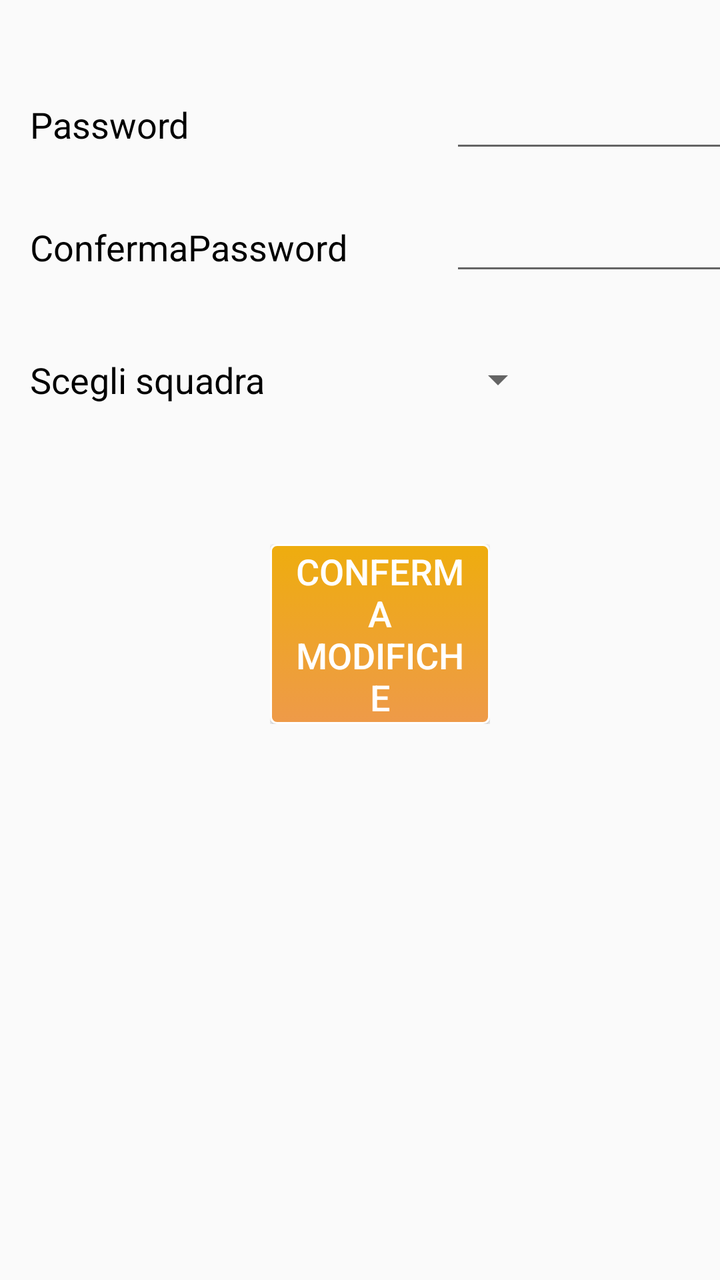
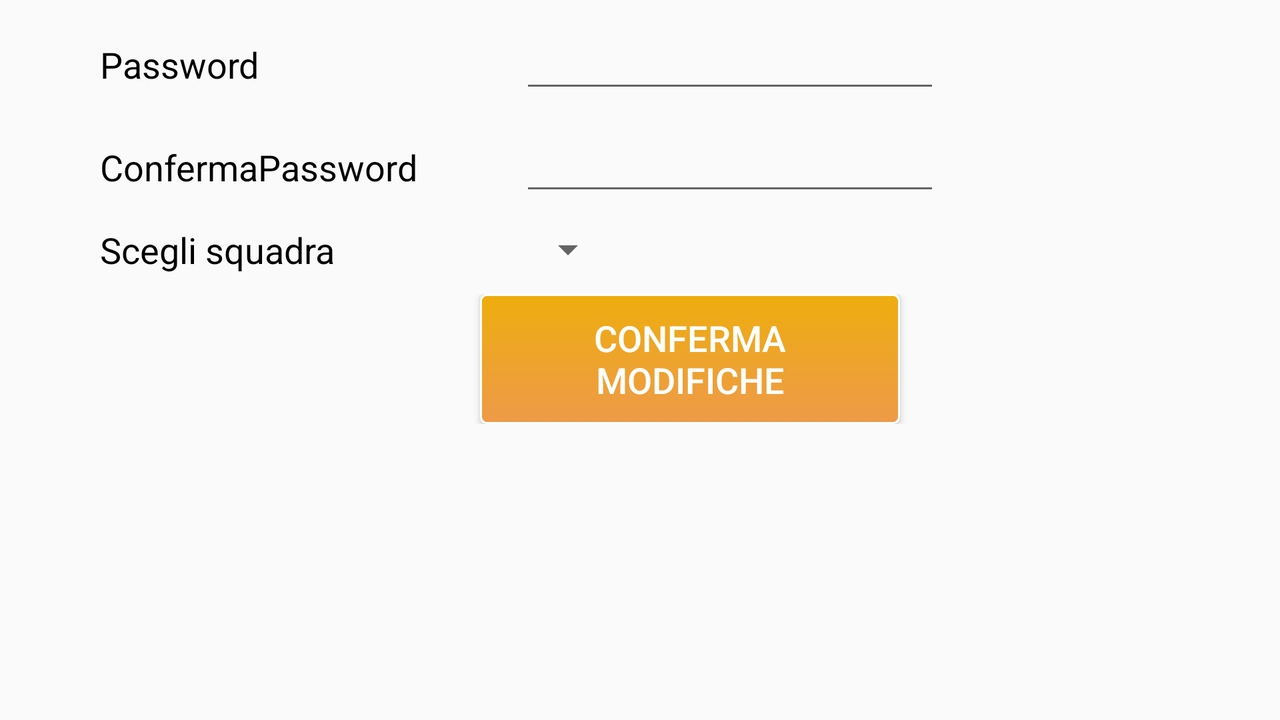

One screen, two layout resources from the same app: the default and the repository's alternative for another configuration. Each is rendered where Android would select it; the XML of both is given below.
<!-- AndroidManifest.xml: application theme FollowTeamTheme -->
<!-- res/layout/modificaprofilo.xml -->
<?xml version="1.0" encoding="utf-8"?>

<ScrollView xmlns:android="http://schemas.android.com/apk/res/android"
        android:id="@+id/scrollView1"
        android:layout_width="fill_parent"
        android:layout_height="fill_parent">
	<LinearLayout 
	    android:id="@+id/LinearLayout1"
	    android:layout_width="wrap_content"
	    android:layout_height="wrap_content"
	    android:layout_marginLeft="10dp"
	    android:layout_marginTop="40dp"
	    android:orientation="vertical"
	    android:layout_gravity="center_horizontal" >
	
	    <LinearLayout
	        android:id="@+id/LinearLayout2"
	        android:layout_width="wrap_content"
	        android:layout_height="wrap_content"
	        android:layout_marginBottom="20dp" >
	
	        <TextView
	            android:id="@+id/textViewPassword"
	            style="@style/MyEditText"
	            android:layout_width="wrap_content"
	            android:layout_height="wrap_content"
	            android:ems="10"
	            android:text="@string/passwordLabel" />
	
	        <EditText
	            android:id="@+id/confermaPassProfilo"
	            style="@style/MyEditText"
	            android:layout_width="wrap_content"
	            android:layout_height="wrap_content"
	            android:ems="10"
	            android:inputType="textPassword"/>
	    </LinearLayout>
	
	    <LinearLayout
	        android:id="@+id/LinearLayout3"
	        android:layout_width="wrap_content"
	        android:layout_height="wrap_content"
	        android:layout_marginBottom="35dp"
	        android:orientation="horizontal" >
	
	        <TextView
	            android:id="@+id/textViewConfermaPass"
	            style="@style/MyEditText"
	            android:layout_width="wrap_content"
	            android:layout_height="wrap_content"
	            android:ems="10"
	            android:text="@string/passwordLabelConferma" />
	
	        <EditText
	            android:id="@+id/modPassProfilo"
	            style="@style/MyEditText"
	            android:layout_width="wrap_content"
	            android:layout_height="wrap_content"
	            android:ems="10"
	            android:inputType="textPassword" />
	    </LinearLayout>
	
	    <LinearLayout
	        android:id="@+id/LinearLayout4"
	        android:layout_width="wrap_content"
	        android:layout_height="wrap_content"
	        android:layout_marginBottom="70dp"
	        android:orientation="horizontal" >
	
	        <TextView
	            android:id="@+id/modificaSquadraProfilo"
	            style="@style/MyEditText"
	            android:layout_width="wrap_content"
	            android:layout_height="wrap_content"
	            android:layout_gravity="center"
	            android:ems="10"
	            android:text="Scegli squadra" />
	
	        <Spinner
	            android:id="@+id/spinnerModificaProfilo"
	            android:layout_width="fill_parent"
	            android:layout_height="wrap_content"
	            android:layout_gravity="start" />
	    </LinearLayout>
	
	    <LinearLayout
	        android:id="@+id/LinearLayout5"
	        android:layout_width="wrap_content"
	        android:layout_height="wrap_content"
	        android:layout_marginBottom="35dp"
	        android:gravity="center"
	        android:layout_gravity="center" >
	
	        <Button
	            android:id="@+id/buttonConfermaModifica"
	            style="@style/button"
	            android:layout_width="110dp"
	            android:layout_height="90dp"
	            android:text="@string/buttonConfermaModifica" />
	    </LinearLayout>
	
	</LinearLayout>
</ScrollView>
<!-- resources referenced by this layout -->
<resources>
  <string name="buttonConfermaModifica">Conferma modifiche</string>
  <string name="passwordLabel">Password</string>
  <string name="passwordLabelConferma">ConfermaPassword</string>
  <style name="MyEditText">
          <item name="android:textColor">#000000</item>    
      </style>
  <style name="button">
          <item name="android:background">@drawable/mybutton</item>
  		<item name="android:layout_width">wrap_content</item>
          <item name="android:layout_height">wrap_content</item>
          <item name="android:paddingLeft">9sp</item>
          <item name="android:paddingRight">9sp</item>
         	<item name="android:textColor">#FFFFFF</item>
          <item name="android:textSize">18sp</item>
  		<item name="android:height">70sp</item>
  		<item name="android:width">100sp</item>
      </style>
  <style name="FollowTeamTheme" parent="@style/Theme.AppCompat.Light">
          <item name="android:actionBarStyle">@style/MyActionBar</item>
          <item name="android:textColor">#000000</item>
          <item name="android:textSize">18sp</item>
      </style>
  <!-- drawable mybutton (drawable-hdpi) -->
  <?xml version="1.0" encoding="utf-8"?>
  
  <selector xmlns:android="http://schemas.android.com/apk/res/android" >
   <item android:state_pressed="true" >
       <shape android:shape="rectangle"  >
           <corners android:radius="3dip" />
           <stroke android:width="1dip" android:color="#FFFFFF" />
           <gradient android:angle="-90" android:startColor="#8EE5EE" android:endColor="#7AC5CD"  />            
       </shape>
   </item>
  <item android:state_focused="true">
       <shape android:shape="rectangle"  >
           <corners android:radius="3dip" />
           <stroke android:width="1dip" android:color="#5e7974" />
           <solid android:color="#58857e"/>       
       </shape>
   </item>  
  <item >
      <shape android:shape="rectangle"  >
           <corners android:radius="3dip" />
           <stroke android:width="1dip" android:color="#FFFFFF" />
           <gradient android:angle="-90" android:startColor="#EEAD0E" android:endColor="#EE9A49" />            
       </shape>
   </item>
  </selector>
  <style name="MyActionBar" parent="@android:style/Widget.Holo.ActionBar">
          <item name="android:background">#7AC5CD</item>
          <item name="android:color">#FFFFFF</item>
      </style>
</resources>
<!-- res/layout-land/modificaprofilo.xml (the repository's variant of the layout above) -->
<!-- drawn on the phone turned sideways -->
<?xml version="1.0" encoding="utf-8"?>

<ScrollView xmlns:android="http://schemas.android.com/apk/res/android"
    android:id="@+id/scrollView1"
    android:layout_width="fill_parent"
    android:layout_height="fill_parent" >

    <TableLayout
        android:id="@+id/TableLayout1"
        android:layout_width="match_parent"
        android:layout_height="match_parent"
        android:layout_marginLeft="50dp"
        android:orientation="vertical" >

        <TableRow
            android:id="@+id/tableRow1"
            android:layout_width="wrap_content"
            android:layout_height="wrap_content"
            android:layout_marginBottom="10dp"
            android:layout_marginTop="10dp" >

            <TextView
                android:id="@+id/textViewPassword"
                style="@style/MyEditText"
                android:layout_width="wrap_content"
                android:layout_height="wrap_content"
                android:ems="10"
                android:text="@string/passwordLabel" />

            <EditText
                android:id="@+id/confermaPassProfilo"
                style="@style/MyEditText"
                android:layout_width="wrap_content"
                android:layout_height="wrap_content"
                android:ems="10"
                android:inputType="textPassword" />
        </TableRow>

        <TableRow
            android:id="@+id/tableRow2"
            android:layout_width="wrap_content"
            android:layout_height="wrap_content"
            android:layout_marginBottom="10dp" >

            <TextView
                android:id="@+id/textViewConfermaPass"
                style="@style/MyEditText"
                android:layout_width="wrap_content"
                android:layout_height="wrap_content"
                android:ems="10"
                android:text="@string/passwordLabelConferma" />

            <EditText
                android:id="@+id/modPassProfilo"
                style="@style/MyEditText"
                android:layout_width="wrap_content"
                android:layout_height="wrap_content"
                android:ems="10"
                android:inputType="textPassword" />
        </TableRow>

        <TableRow
            android:id="@+id/tableRow3"
            android:layout_width="wrap_content"
            android:layout_height="wrap_content"
            android:layout_marginBottom="10dp" >

            <TextView
                android:id="@+id/modificaSquadraProfilo"
                style="@style/MyEditText"
                android:layout_width="wrap_content"
                android:layout_height="wrap_content"
                android:layout_gravity="center"
                android:ems="10"
                android:text="Scegli squadra" />

            <Spinner
                android:id="@+id/spinnerModificaProfilo"
                android:layout_width="fill_parent"
                android:layout_height="wrap_content"
                android:layout_gravity="start" />
        </TableRow>

        <TableRow
            android:id="@+id/tableRow4"
            android:layout_width="wrap_content"
            android:layout_height="wrap_content"
            android:layout_marginBottom="35dp"
            android:gravity="center" >

            <Button
                android:id="@+id/buttonConfermaModifica"
                style="@style/button"
                android:layout_width="90dp"
                android:layout_height="65dp"
                android:text="@string/buttonConfermaModifica" />
        </TableRow>
    </TableLayout>

</ScrollView>
